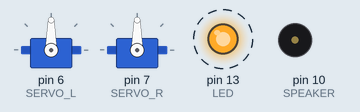
This sketch was run on a simulated Arduino Uno, built with avr-gcc and run on an emulated ATmega328P. On the bench: 2 × servo, output pins drawn as LEDs (lit = HIGH), buzzer (waves = sounding, pin HIGH). Dashed ring = blinking. Random numbers use the default seed unless the sketch sets one.

Above: at 0.2 s.
Timing chart, 0 to 3.0 s (numbered marks = the images above):
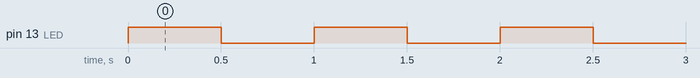

Measured:
- by itself, pin 13 (LED): alternates HIGH for 0.50 s and LOW for 0.50 s

The sketch:

marvin_inicial.ino
```cpp
#define BUMPER_L 2
#define BUMPER_R 3
#define SWITCH_L 4
#define SWITCH_R 5
#define SERVO_L 6
#define SERVO_R 7
#define ECHO 8
#define TRIGGER 9
#define SPEAKER 10
#define TX 11
#define RX 12
#define LED 13
#define LDR_L A0
#define LDR_R A1
#define CNY70_L_L A2
#define CNY70_C_L A3
#define CNY70_C_R A4
#define CNY70_R_R A5


#define PULSO() digitalWrite (TRIGGER, HIGH); delayMicroseconds(10); digitalWrite(TRIGGER, LOW);
#define SAFE_DISTANCE 20
#define TOLERANCE_LIGHT 1000

#define VALUE 0


#include <Servo.h>

Servo servo_l, servo_r;


//Prototipos
void move_forward();
int distance();
void turn_right(boolean right);
void crazymove();
void dontcrash();
void followlines();
void followlights();


void setup(){
  pinMode(BUMPER_L, INPUT_PULLUP);
  pinMode(BUMPER_R, INPUT_PULLUP);
  pinMode(SWITCH_L, INPUT_PULLUP);
  pinMode(SWITCH_R, INPUT_PULLUP);
  servo_l.attach(SERVO_L);
  servo_r.attach(SERVO_R);
  pinMode(ECHO, INPUT);
  pinMode(TRIGGER, OUTPUT);
  pinMode(SPEAKER, OUTPUT);
  pinMode(TX, OUTPUT);
  pinMode(RX, INPUT);
  pinMode(LED, OUTPUT);
  pinMode(LDR_L, INPUT);
  pinMode(LDR_R, INPUT);
  pinMode(CNY70_L_L, INPUT);
  pinMode(CNY70_C_L, INPUT);
  pinMode(CNY70_C_R, INPUT);
  pinMode(CNY70_R_R, INPUT);

}

void loop(){

  switch (VALUE){
    case 1:
      crazymove();
      break;
    case 2:
      dontcrash();
      break;
    case 3:
      followlines();
      break;
    case 4:
      followlights();
      break;
    default:
      digitalWrite(LED, HIGH);
      delay(500);
      digitalWrite(LED, LOW);
      delay(500);
  }


}
```

funciones.ino
```cpp
/* moveforward() Funtion for move Marvin*/

void move_forward(){
  servo_l.write(1);
  servo_r.write(179);
}

void turn_right(boolean right){
  if (right == HIGH){
    servo_l.write(1);
    servo_r.write(1);
  }else{
    servo_l.write(179);
    servo_r.write(179);
  }
}

int distante(){
  unsigned int time, distance;
  PULSO();
  time = pulseIn(ECHO, HIGH);
  return distance = time/58;
}


/*crazymove() Funtion for a crazy move for Marvin*/

void crazymove(){
  servo_l.write(random(89));
  servo_r.write(random(90,179));
  delay(20);
}


void dontcrash(){
  static unsigned int millisbefore;
  unsigned int gap;
  if(millis() - millisbefore > 100){
    millisbefore = millis();
    gap = distance();
  };
  if( gap < SAFE_DISTANCE)
    turn_right(random(0,1));
  else
    move_forward();

}


void followlines(){


}
void followlights(){
  if(digitalRead(LDR_L) && digitalRead(LDR_R) > 3/4*TOLERANCE_LIGHT)
    move_forward();
  else if (digitalRead(LDR_R) > TOLERANCE_LIGHT)
    turn_right(HIGH);
  else if ( digitalRead(LDR_L) > TOLERANCE_LIGHT)
    turn_right(LOW);
}
```
